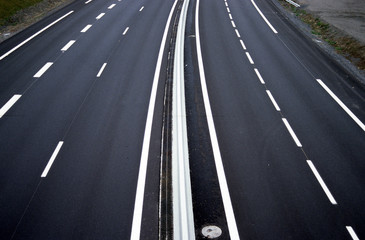
#> input picture image3.jpg, 365 x 240 px, found by its file name
$ python HoughTrans_Line.py
#> lines starting #> are read from the running program, lines starting #| are printed output that depends on the picture
import cv2
import numpy as np

# Load image and convert to grayscale
img = cv2.imread('C:/Users/NHI658/Desktop/HoughTrans/image3.jpg', 0)
#> img: shape (240, 365); min 0, max 255, mean 73.4
#cv2.imshow('img',img)
#gray = cv2.cvtColor(img, cv2.COLOR_BGR2GRAY)

# Apply edge detection
edges = cv2.Canny(img, 50, 150, apertureSize=3)
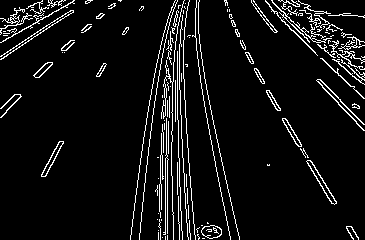
#> edges: shape (240, 365); 7% white in thin lines or dots

# Apply Hough transform
lines = cv2.HoughLines(edges, rho=1, theta=np.pi/180, threshold=100)
#> lines = 32 rows, first 8: [-177, 3.07], [-173, 3.11], [-174, 3.09], [-184, 2.6], [-180, 2.95], [-165, 3.11], [168, 0.0349], [-185, 2.62]

if lines is not None and len(lines) > 0:
#if lines:
# Draw detected lines on the original image
    for line in lines:
        rho, theta = line[0]
        a = np.cos(theta)
        b = np.sin(theta)
        x0 = a * rho
        y0 = b * rho
        x1 = int(x0 + 1000 * (-b))
        y1 = int(y0 + 1000 * (a))
        x2 = int(x0 - 1000 * (-b))
        y2 = int(y0 - 1000 * (a))
        cv2.line(img, (x1, y1), (x2, y2), (0, 0, 255), 2)
#> this loop made 32 passes
#> (rho, theta, a, b, x0, y0, x1, y1) on passes 1 to 12: (-177, 3.07, -0.998, 0.0698, 176.6, -12.35, 106, -1009), (-173, 3.11, -0.999, 0.0349, 172.9, -6.04, 137, -1005), (-174, 3.09, -0.999, 0.0523, 173.8, -9.11, 121, -1007), (-184, 2.6, -0.857, 0.515, 157.7, -94.77, -357, -951), (-180, 2.95, -0.982, 0.191, 176.7, -34.35, -14, -1015), (-165, 3.11, -0.999, 0.0349, 164.9, -5.76, 130, -1005), (168, 0.0349, 0.999, 0.0349, 167.9, 5.86, 132, 1005), (-185, 2.62, -0.866, 0.5, 160.2, -92.5, -339, -958), (165, 0, 1, 0, 165, 0, 165, 1000), (167, 0, 1, 0, 167, 0, 167, 1000), (177, 0, 1, 0, 177, 0, 177, 1000), (173, 0.0349, 0.999, 0.0349, 172.9, 6.04, 137, 1005)
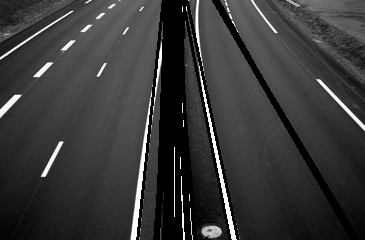
#> img: shape (240, 365); min 0, max 255, mean 56.1

# Display the result
cv2.imshow('Image', img)
cv2.waitKey(0)
cv2.destroyAllWindows()

$ run again, with image2.jfif saved as image3.jpg
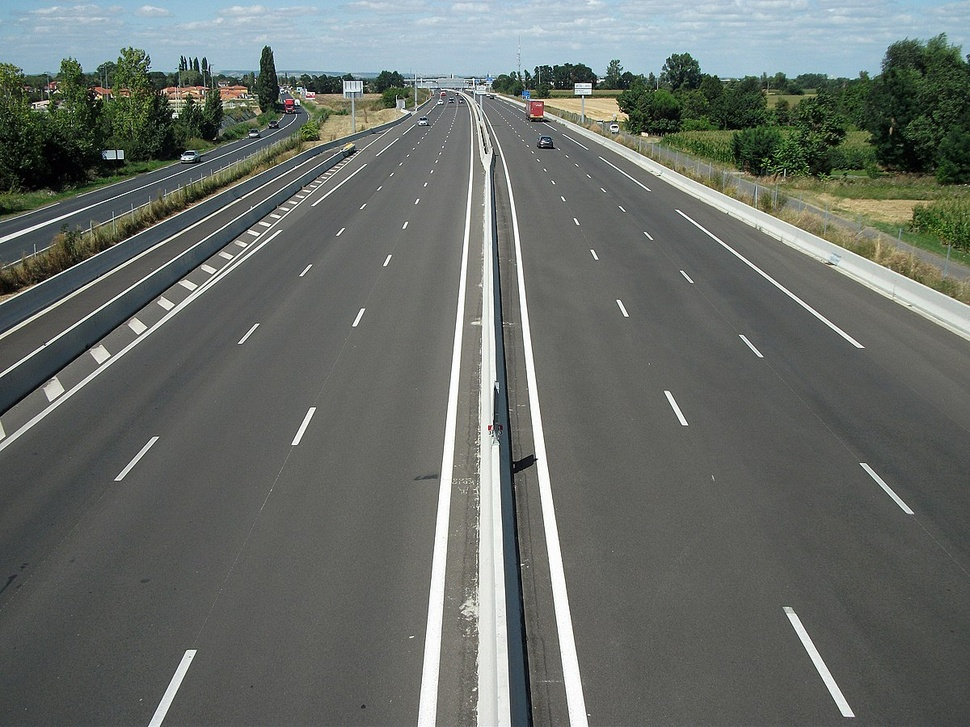
#> input picture image2.jfif, 970 x 727 px, shrunk from 1200 x 900 before the run, found by its file name
#> `edges = cv2.Canny(img, 50, 150, apertureSize=3)`:
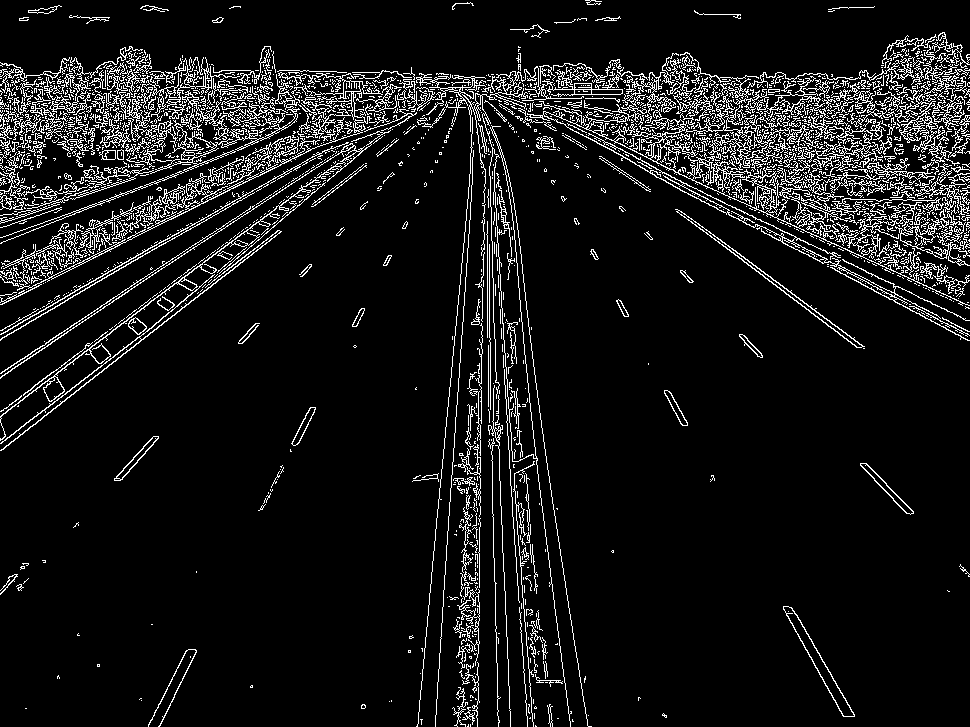
#> edges: shape (727, 970); 8.8% white in thin lines or dots
#> the loop `for line in lines:` made 5887 passes
#> (rho, theta, a, b, x0, y0, x1, y1) on passes 1 to 3: (355, 0.908, 0.616, 0.788, 218.6, 279.7, -569, 895), (94, 1.57, -4.37e-08, 1, -4.11e-06, 94, -1000, 93), (108, 1.55, 0.0175, 1, 1.88, 108, -997, 125)
#> after the loop `for line in lines:`:
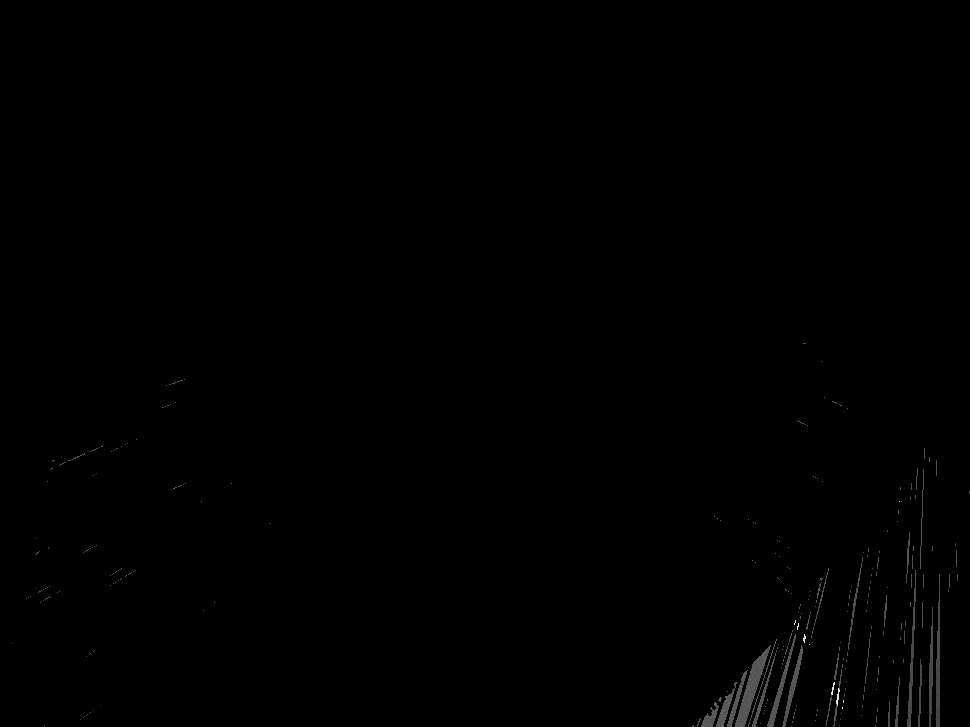
#> img: shape (727, 970); min 0, max 254, mean 0.6
